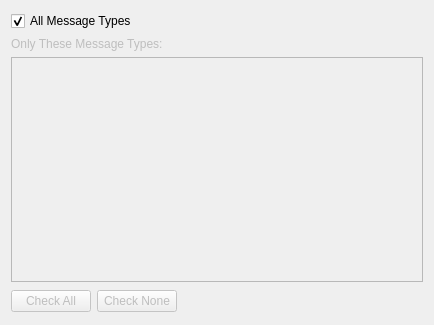
<ui version="4.0" >
 <class>MessageTypeSelect</class>
 <widget class="QWidget" name="MessageTypeSelect" >
  <property name="geometry" >
   <rect>
    <x>0</x>
    <y>0</y>
    <width>434</width>
    <height>325</height>
   </rect>
  </property>
  <property name="windowTitle" >
   <string>Select Message Types</string>
  </property>
  <layout class="QVBoxLayout" name="verticalLayout" >
   <item>
    <widget class="QCheckBox" name="allCheck" >
     <property name="text" >
      <string>All Message Types</string>
     </property>
     <property name="checked" >
      <bool>true</bool>
     </property>
    </widget>
   </item>
   <item>
    <widget class="QLabel" name="typesListText" >
     <property name="enabled" >
      <bool>false</bool>
     </property>
     <property name="text" >
      <string>Only These Message Types:</string>
     </property>
    </widget>
   </item>
   <item>
    <widget class="QListWidget" name="typesList" >
     <property name="enabled" >
      <bool>false</bool>
     </property>
     <property name="sizePolicy" >
      <sizepolicy vsizetype="Expanding" hsizetype="Expanding" >
       <horstretch>0</horstretch>
       <verstretch>0</verstretch>
      </sizepolicy>
     </property>
    </widget>
   </item>
   <item>
    <layout class="QHBoxLayout" >
     <property name="spacing" >
      <number>6</number>
     </property>
     <property name="margin" >
      <number>0</number>
     </property>
     <item>
      <widget class="QPushButton" name="checkAllButton" >
       <property name="enabled" >
        <bool>false</bool>
       </property>
       <property name="text" >
        <string>Check All</string>
       </property>
      </widget>
     </item>
     <item>
      <widget class="QPushButton" name="checkNoneButton" >
       <property name="enabled" >
        <bool>false</bool>
       </property>
       <property name="text" >
        <string>Check None</string>
       </property>
      </widget>
     </item>
     <item>
      <spacer>
       <property name="orientation" >
        <enum>Qt::Horizontal</enum>
       </property>
       <property name="sizeHint" stdset="0" >
        <size>
         <width>16</width>
         <height>26</height>
        </size>
       </property>
      </spacer>
     </item>
    </layout>
   </item>
  </layout>
  <zorder>allCheck</zorder>
  <zorder>typesList</zorder>
  <zorder>typesListText</zorder>
  <zorder></zorder>
 </widget>
 <resources/>
 <connections>
  <connection>
   <sender>allCheck</sender>
   <signal>clicked(bool)</signal>
   <receiver>typesList</receiver>
   <slot>setDisabled(bool)</slot>
   <hints>
    <hint type="sourcelabel" >
     <x>216</x>
     <y>18</y>
    </hint>
    <hint type="destinationlabel" >
     <x>216</x>
     <y>167</y>
    </hint>
   </hints>
  </connection>
  <connection>
   <sender>allCheck</sender>
   <signal>clicked(bool)</signal>
   <receiver>typesListText</receiver>
   <slot>setDisabled(bool)</slot>
   <hints>
    <hint type="sourcelabel" >
     <x>216</x>
     <y>18</y>
    </hint>
    <hint type="destinationlabel" >
     <x>216</x>
     <y>40</y>
    </hint>
   </hints>
  </connection>
  <connection>
   <sender>allCheck</sender>
   <signal>clicked(bool)</signal>
   <receiver>checkAllButton</receiver>
   <slot>setDisabled(bool)</slot>
   <hints>
    <hint type="sourcelabel" >
     <x>216</x>
     <y>18</y>
    </hint>
    <hint type="destinationlabel" >
     <x>47</x>
     <y>301</y>
    </hint>
   </hints>
  </connection>
  <connection>
   <sender>allCheck</sender>
   <signal>clicked(bool)</signal>
   <receiver>checkNoneButton</receiver>
   <slot>setDisabled(bool)</slot>
   <hints>
    <hint type="sourcelabel" >
     <x>216</x>
     <y>18</y>
    </hint>
    <hint type="destinationlabel" >
     <x>128</x>
     <y>301</y>
    </hint>
   </hints>
  </connection>
 </connections>
</ui>
